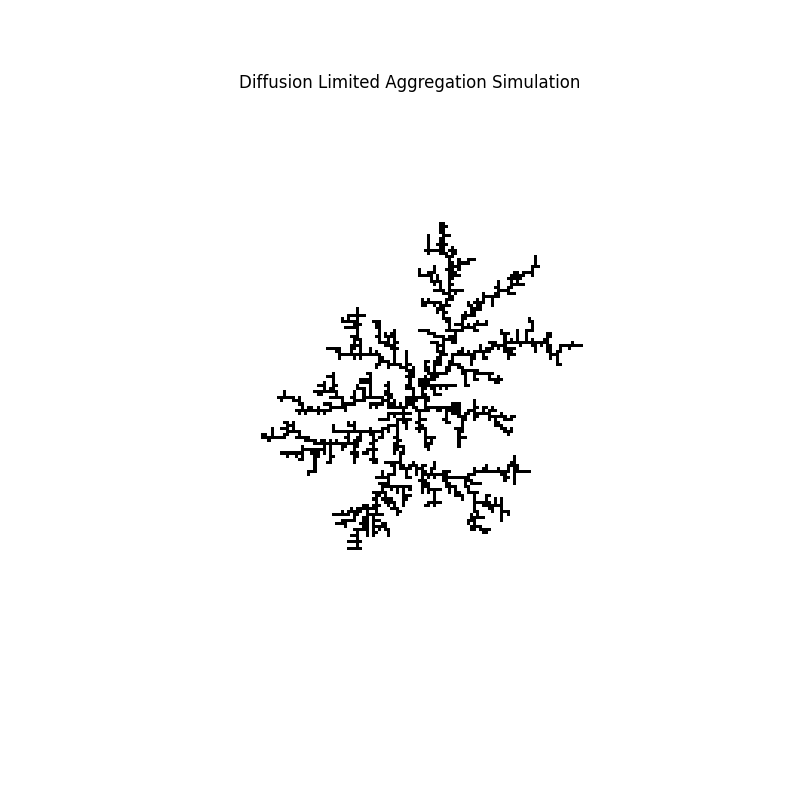

The script that saved this image:
import numpy as np
import matplotlib.pyplot as plt
import random
import matplotlib
matplotlib.use('agg')

def initialize_grid(grid_size):
    """ 初始化网格，并在中心处放置初始种子 """
    grid = np.zeros((grid_size, grid_size))
    center = grid_size // 2
    grid[center, center] = 1  # 放置种子
    return grid

def is_adjacent_to_seed(x, y, grid):
    """ 判断是否与种子粘接 """
    neighbors = [(x-1, y), (x+1, y), (x, y-1), (x, y+1)]
    for nx, ny in neighbors:
        if 0 <= nx < grid.shape[0] and 0 <= ny < grid.shape[1]:
            if grid[nx, ny] == 1:
                return True
    return False

def simulate_dla(grid, release_distance_func, max_radius_func, num_particles):
    """ 模拟DLA形成过程 """
    grid_size = len(grid)
    center = grid_size // 2
    rmax = 10  # 初始化最大半径

    for _ in range(num_particles):
        rmax = max(
            rmax,
            np.sqrt(((np.argwhere(grid == 1) - center)**2).sum(axis=1)).max()
        )   # 更新最大半径

        release_distance = release_distance_func(rmax)
        max_radius = max_radius_func(rmax)

        # 在释放圆周上随机释放粒子
        angle = random.uniform(0, 2 * np.pi)
        x, y = int(center + release_distance * np.cos(angle)), int(center + release_distance * np.sin(angle))

        while True:
            # 随机行走
            x += random.choice([-1, 0, 1])
            y += random.choice([-1, 0, 1])

            # 判断是否到达边界
            if x < 0 or x >= grid_size or y < 0 or y >= grid_size or np.sqrt((x - center)**2 + (y - center)**2) > max_radius:
                break

            # 判断是否与种子粘接
            if is_adjacent_to_seed(x, y, grid):
                grid[x, y] = 1
                break

    return grid

# 初始化模拟数据
grid_size = 201  # 网格大小
release_distance_func = lambda rmax: rmax + 5  # 释放半径为rmax+5
max_radius_func = lambda rmax: 3 * rmax       # 最远半径为3rmax
num_particles = 3000  # 一共释放粒子数目

# 初始化网格以及模拟DLA
grid = initialize_grid(grid_size)
grid = simulate_dla(grid, release_distance_func, max_radius_func, num_particles)

# 画出图像
plt.figure(figsize=(8, 8))
plt.imshow(grid, cmap='Greys', interpolation='nearest')
plt.title("Diffusion Limited Aggregation Simulation")
plt.axis('off')
plt.savefig('DLA.png')